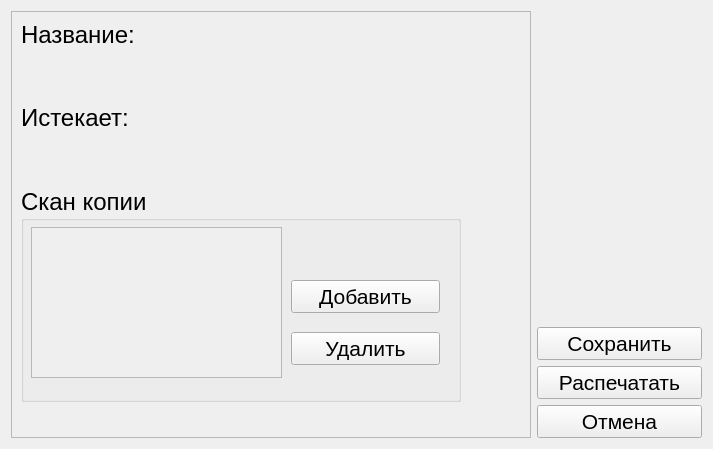
<?xml version="1.0" encoding="UTF-8"?>
<ui version="4.0">
 <class>ViewDocument</class>
 <widget class="QDialog" name="ViewDocument">
  <property name="geometry">
   <rect>
    <x>0</x>
    <y>0</y>
    <width>713</width>
    <height>449</height>
   </rect>
  </property>
  <property name="minimumSize">
   <size>
    <width>0</width>
    <height>430</height>
   </size>
  </property>
  <property name="windowTitle">
   <string>Просмотр Документа</string>
  </property>
  <property name="windowIcon">
   <iconset resource="assets/res.qrc">
    <normaloff>:/window-icons/doc.png</normaloff>:/window-icons/doc.png</iconset>
  </property>
  <layout class="QHBoxLayout" name="horizontalLayout">
   <item>
    <layout class="QHBoxLayout" name="horizontalLayout_13">
     <item>
      <widget class="QScrollArea" name="scrollArea">
       <property name="minimumSize">
        <size>
         <width>500</width>
         <height>0</height>
        </size>
       </property>
       <property name="widgetResizable">
        <bool>true</bool>
       </property>
       <property name="alignment">
        <set>Qt::AlignLeading|Qt::AlignLeft|Qt::AlignTop</set>
       </property>
       <widget class="QWidget" name="scrollAreaWidgetContents">
        <property name="geometry">
         <rect>
          <x>0</x>
          <y>0</y>
          <width>518</width>
          <height>427</height>
         </rect>
        </property>
        <property name="sizePolicy">
         <sizepolicy hsizetype="Preferred" vsizetype="Preferred">
          <horstretch>0</horstretch>
          <verstretch>0</verstretch>
         </sizepolicy>
        </property>
        <layout class="QVBoxLayout" name="verticalLayout_2">
         <item>
          <widget class="QLabel" name="label">
           <property name="sizePolicy">
            <sizepolicy hsizetype="Preferred" vsizetype="Maximum">
             <horstretch>0</horstretch>
             <verstretch>0</verstretch>
            </sizepolicy>
           </property>
           <property name="font">
            <font>
             <pointsize>18</pointsize>
             <weight>50</weight>
             <bold>false</bold>
            </font>
           </property>
           <property name="text">
            <string>Название:</string>
           </property>
          </widget>
         </item>
         <item>
          <layout class="QHBoxLayout" name="horizontalLayout_11">
           <property name="leftMargin">
            <number>0</number>
           </property>
           <property name="topMargin">
            <number>0</number>
           </property>
           <item>
            <widget class="EditableLine" name="Name" native="true">
             <property name="sizePolicy">
              <sizepolicy hsizetype="MinimumExpanding" vsizetype="Preferred">
               <horstretch>0</horstretch>
               <verstretch>0</verstretch>
              </sizepolicy>
             </property>
             <property name="minimumSize">
              <size>
               <width>150</width>
               <height>43</height>
              </size>
             </property>
             <property name="maximumSize">
              <size>
               <width>16777215</width>
               <height>43</height>
              </size>
             </property>
             <property name="font">
              <font>
               <pointsize>16</pointsize>
              </font>
             </property>
            </widget>
           </item>
           <item>
            <spacer name="horizontalSpacer_5">
             <property name="orientation">
              <enum>Qt::Horizontal</enum>
             </property>
             <property name="sizeType">
              <enum>QSizePolicy::Expanding</enum>
             </property>
             <property name="sizeHint" stdset="0">
              <size>
               <width>40</width>
               <height>20</height>
              </size>
             </property>
            </spacer>
           </item>
          </layout>
         </item>
         <item>
          <widget class="QLabel" name="label_2">
           <property name="sizePolicy">
            <sizepolicy hsizetype="Preferred" vsizetype="Maximum">
             <horstretch>0</horstretch>
             <verstretch>0</verstretch>
            </sizepolicy>
           </property>
           <property name="font">
            <font>
             <pointsize>18</pointsize>
             <weight>50</weight>
             <bold>false</bold>
            </font>
           </property>
           <property name="text">
            <string>Истекает:</string>
           </property>
          </widget>
         </item>
         <item>
          <layout class="QHBoxLayout" name="horizontalLayout_12">
           <property name="leftMargin">
            <number>0</number>
           </property>
           <property name="topMargin">
            <number>0</number>
           </property>
           <item>
            <widget class="EditableDate" name="EndsOn" native="true">
             <property name="minimumSize">
              <size>
               <width>150</width>
               <height>43</height>
              </size>
             </property>
             <property name="maximumSize">
              <size>
               <width>16777215</width>
               <height>43</height>
              </size>
             </property>
             <property name="font">
              <font>
               <pointsize>16</pointsize>
              </font>
             </property>
            </widget>
           </item>
           <item>
            <spacer name="horizontalSpacer_6">
             <property name="orientation">
              <enum>Qt::Horizontal</enum>
             </property>
             <property name="sizeHint" stdset="0">
              <size>
               <width>40</width>
               <height>20</height>
              </size>
             </property>
            </spacer>
           </item>
          </layout>
         </item>
         <item>
          <widget class="QGroupBox" name="groupBox_3">
           <property name="minimumSize">
            <size>
             <width>440</width>
             <height>215</height>
            </size>
           </property>
           <property name="maximumSize">
            <size>
             <width>440</width>
             <height>265</height>
            </size>
           </property>
           <property name="font">
            <font>
             <pointsize>18</pointsize>
            </font>
           </property>
           <property name="title">
            <string>Скан копии</string>
           </property>
           <widget class="CustomListWidget" name="Scans">
            <property name="geometry">
             <rect>
              <x>10</x>
              <y>40</y>
              <width>251</width>
              <height>151</height>
             </rect>
            </property>
            <property name="sizePolicy">
             <sizepolicy hsizetype="Preferred" vsizetype="MinimumExpanding">
              <horstretch>0</horstretch>
              <verstretch>0</verstretch>
             </sizepolicy>
            </property>
            <property name="styleSheet">
             <string notr="true"/>
            </property>
            <property name="frameShape">
             <enum>QFrame::StyledPanel</enum>
            </property>
            <property name="frameShadow">
             <enum>QFrame::Sunken</enum>
            </property>
            <property name="verticalScrollBarPolicy">
             <enum>Qt::ScrollBarAsNeeded</enum>
            </property>
            <property name="horizontalScrollBarPolicy">
             <enum>Qt::ScrollBarAsNeeded</enum>
            </property>
            <property name="widgetResizable">
             <bool>true</bool>
            </property>
            <property name="alignment">
             <set>Qt::AlignJustify|Qt::AlignTop</set>
            </property>
           </widget>
           <widget class="QWidget" name="layoutWidget_2">
            <property name="geometry">
             <rect>
              <x>270</x>
              <y>80</y>
              <width>149</width>
              <height>111</height>
             </rect>
            </property>
            <layout class="QVBoxLayout" name="verticalLayout">
             <item>
              <widget class="QPushButton" name="addScan">
               <property name="font">
                <font>
                 <pointsize>16</pointsize>
                </font>
               </property>
               <property name="focusPolicy">
                <enum>Qt::NoFocus</enum>
               </property>
               <property name="text">
                <string>Добавить</string>
               </property>
               <property name="checkable">
                <bool>false</bool>
               </property>
              </widget>
             </item>
             <item>
              <widget class="QPushButton" name="removeScan">
               <property name="font">
                <font>
                 <pointsize>16</pointsize>
                </font>
               </property>
               <property name="focusPolicy">
                <enum>Qt::NoFocus</enum>
               </property>
               <property name="text">
                <string>Удалить</string>
               </property>
              </widget>
             </item>
            </layout>
           </widget>
          </widget>
         </item>
         <item>
          <spacer name="verticalSpacer_2">
           <property name="orientation">
            <enum>Qt::Vertical</enum>
           </property>
           <property name="sizeHint" stdset="0">
            <size>
             <width>20</width>
             <height>40</height>
            </size>
           </property>
          </spacer>
         </item>
        </layout>
       </widget>
      </widget>
     </item>
     <item>
      <layout class="QVBoxLayout" name="verticalLayout_3">
       <item>
        <widget class="ClickablePicture" name="ScanImage">
         <property name="minimumSize">
          <size>
           <width>165</width>
           <height>150</height>
          </size>
         </property>
         <property name="text">
          <string/>
         </property>
        </widget>
       </item>
       <item>
        <spacer name="verticalSpacer">
         <property name="orientation">
          <enum>Qt::Vertical</enum>
         </property>
         <property name="sizeHint" stdset="0">
          <size>
           <width>20</width>
           <height>40</height>
          </size>
         </property>
        </spacer>
       </item>
       <item>
        <widget class="QPushButton" name="save">
         <property name="font">
          <font>
           <pointsize>16</pointsize>
          </font>
         </property>
         <property name="focusPolicy">
          <enum>Qt::NoFocus</enum>
         </property>
         <property name="text">
          <string>Сохранить</string>
         </property>
        </widget>
       </item>
       <item>
        <widget class="QPushButton" name="save_2">
         <property name="font">
          <font>
           <pointsize>16</pointsize>
          </font>
         </property>
         <property name="focusPolicy">
          <enum>Qt::NoFocus</enum>
         </property>
         <property name="text">
          <string>Распечатать</string>
         </property>
        </widget>
       </item>
       <item>
        <widget class="QPushButton" name="cansel">
         <property name="font">
          <font>
           <pointsize>16</pointsize>
          </font>
         </property>
         <property name="focusPolicy">
          <enum>Qt::NoFocus</enum>
         </property>
         <property name="text">
          <string>Отмена</string>
         </property>
        </widget>
       </item>
      </layout>
     </item>
    </layout>
   </item>
  </layout>
 </widget>
 <customwidgets>
  <customwidget>
   <class>CustomListWidget</class>
   <extends>QScrollArea</extends>
   <header>CustomListWidget.h</header>
   <container>1</container>
  </customwidget>
  <customwidget>
   <class>EditableLine</class>
   <extends>QWidget</extends>
   <header location="global">EditableLine.h</header>
   <container>1</container>
  </customwidget>
  <customwidget>
   <class>EditableDate</class>
   <extends>QWidget</extends>
   <header>EditableDate.h</header>
   <container>1</container>
  </customwidget>
  <customwidget>
   <class>ClickablePicture</class>
   <extends>QLabel</extends>
   <header>ClickablePicture.h</header>
  </customwidget>
 </customwidgets>
 <resources>
  <include location="assets/res.qrc"/>
 </resources>
 <connections/>
</ui>
